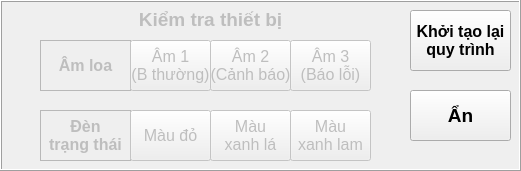
    <widget class="QFrame" name="frame_3">
     <property name="enabled">
      <bool>true</bool>
     </property>
     <property name="geometry">
      <rect>
       <x>370</x>
       <y>290</y>
       <width>521</width>
       <height>171</height>
      </rect>
     </property>
     <property name="autoFillBackground">
      <bool>true</bool>
     </property>
     <property name="frameShape">
      <enum>QFrame::Box</enum>
     </property>
     <property name="frameShadow">
      <enum>QFrame::Raised</enum>
     </property>
     <widget class="QLabel" name="lb_checkDevice">
      <property name="enabled">
       <bool>false</bool>
      </property>
      <property name="geometry">
       <rect>
        <x>110</x>
        <y>4</y>
        <width>201</width>
        <height>31</height>
       </rect>
      </property>
      <property name="font">
       <font>
        <pointsize>14</pointsize>
        <weight>75</weight>
        <bold>true</bold>
       </font>
      </property>
      <property name="autoFillBackground">
       <bool>false</bool>
      </property>
      <property name="frameShape">
       <enum>QFrame::NoFrame</enum>
      </property>
      <property name="lineWidth">
       <number>1</number>
      </property>
      <property name="midLineWidth">
       <number>0</number>
      </property>
      <property name="text">
       <string>Kiểm tra thiết bị</string>
      </property>
      <property name="scaledContents">
       <bool>false</bool>
      </property>
      <property name="alignment">
       <set>Qt::AlignCenter</set>
      </property>
      <property name="wordWrap">
       <bool>false</bool>
      </property>
      <property name="openExternalLinks">
       <bool>false</bool>
      </property>
     </widget>
     <widget class="QLabel" name="lb_speakerSound">
      <property name="enabled">
       <bool>false</bool>
      </property>
      <property name="geometry">
       <rect>
        <x>40</x>
        <y>40</y>
        <width>91</width>
        <height>51</height>
       </rect>
      </property>
      <property name="font">
       <font>
        <pointsize>12</pointsize>
        <weight>75</weight>
        <bold>true</bold>
       </font>
      </property>
      <property name="autoFillBackground">
       <bool>false</bool>
      </property>
      <property name="frameShape">
       <enum>QFrame::StyledPanel</enum>
      </property>
      <property name="lineWidth">
       <number>1</number>
      </property>
      <property name="midLineWidth">
       <number>0</number>
      </property>
      <property name="text">
       <string>Âm loa</string>
      </property>
      <property name="scaledContents">
       <bool>false</bool>
      </property>
      <property name="alignment">
       <set>Qt::AlignCenter</set>
      </property>
      <property name="wordWrap">
       <bool>false</bool>
      </property>
      <property name="openExternalLinks">
       <bool>false</bool>
      </property>
     </widget>
     <widget class="QPushButton" name="bt_speakerSound_1">
      <property name="enabled">
       <bool>false</bool>
      </property>
      <property name="geometry">
       <rect>
        <x>130</x>
        <y>40</y>
        <width>81</width>
        <height>51</height>
       </rect>
      </property>
      <property name="font">
       <font>
        <pointsize>12</pointsize>
       </font>
      </property>
      <property name="text">
       <string>Âm 1
(B thường)</string>
      </property>
     </widget>
     <widget class="QPushButton" name="bt_speakerSound_2">
      <property name="enabled">
       <bool>false</bool>
      </property>
      <property name="geometry">
       <rect>
        <x>210</x>
        <y>40</y>
        <width>81</width>
        <height>51</height>
       </rect>
      </property>
      <property name="font">
       <font>
        <pointsize>12</pointsize>
       </font>
      </property>
      <property name="text">
       <string>Âm 2
(Cảnh báo)</string>
      </property>
     </widget>
     <widget class="QPushButton" name="bt_speakerSound_3">
      <property name="enabled">
       <bool>false</bool>
      </property>
      <property name="geometry">
       <rect>
        <x>290</x>
        <y>40</y>
        <width>81</width>
        <height>51</height>
       </rect>
      </property>
      <property name="font">
       <font>
        <pointsize>12</pointsize>
       </font>
      </property>
      <property name="text">
       <string>Âm 3
(Báo lỗi)</string>
      </property>
     </widget>
     <widget class="QLabel" name="lb_light">
      <property name="enabled">
       <bool>false</bool>
      </property>
      <property name="geometry">
       <rect>
        <x>40</x>
        <y>110</y>
        <width>91</width>
        <height>51</height>
       </rect>
      </property>
      <property name="font">
       <font>
        <pointsize>12</pointsize>
        <weight>75</weight>
        <bold>true</bold>
       </font>
      </property>
      <property name="autoFillBackground">
       <bool>false</bool>
      </property>
      <property name="frameShape">
       <enum>QFrame::StyledPanel</enum>
      </property>
      <property name="lineWidth">
       <number>1</number>
      </property>
      <property name="midLineWidth">
       <number>0</number>
      </property>
      <property name="text">
       <string>Đèn
trạng thái</string>
      </property>
      <property name="scaledContents">
       <bool>false</bool>
      </property>
      <property name="alignment">
       <set>Qt::AlignCenter</set>
      </property>
      <property name="wordWrap">
       <bool>false</bool>
      </property>
      <property name="openExternalLinks">
       <bool>false</bool>
      </property>
     </widget>
     <widget class="QPushButton" name="bt_light_red">
      <property name="enabled">
       <bool>false</bool>
      </property>
      <property name="geometry">
       <rect>
        <x>130</x>
        <y>110</y>
        <width>81</width>
        <height>51</height>
       </rect>
      </property>
      <property name="font">
       <font>
        <pointsize>12</pointsize>
       </font>
      </property>
      <property name="text">
       <string>Màu đỏ</string>
      </property>
     </widget>
     <widget class="QPushButton" name="bt_light_blue">
      <property name="enabled">
       <bool>false</bool>
      </property>
      <property name="geometry">
       <rect>
        <x>290</x>
        <y>110</y>
        <width>81</width>
        <height>51</height>
       </rect>
      </property>
      <property name="font">
       <font>
        <pointsize>12</pointsize>
       </font>
      </property>
      <property name="text">
       <string>Màu
xanh lam</string>
      </property>
     </widget>
     <widget class="QPushButton" name="bt_light_green">
      <property name="enabled">
       <bool>false</bool>
      </property>
      <property name="geometry">
       <rect>
        <x>210</x>
        <y>110</y>
        <width>81</width>
        <height>51</height>
       </rect>
      </property>
      <property name="font">
       <font>
        <pointsize>12</pointsize>
       </font>
      </property>
      <property name="text">
       <string>Màu
xanh lá</string>
      </property>
     </widget>
     <widget class="QPushButton" name="bt_resetFrameWork">
      <property name="geometry">
       <rect>
        <x>410</x>
        <y>10</y>
        <width>101</width>
        <height>61</height>
       </rect>
      </property>
      <property name="font">
       <font>
        <pointsize>12</pointsize>
        <weight>75</weight>
        <bold>true</bold>
       </font>
      </property>
      <property name="text">
       <string>Khởi tạo lại
quy trình</string>
      </property>
     </widget>
     <widget class="QPushButton" name="bt_hideSetting">
      <property name="geometry">
       <rect>
        <x>410</x>
        <y>90</y>
        <width>101</width>
        <height>51</height>
       </rect>
      </property>
      <property name="font">
       <font>
        <pointsize>14</pointsize>
        <weight>75</weight>
        <bold>true</bold>
       </font>
      </property>
      <property name="text">
       <string>Ẩn</string>
      </property>
     </widget>
    </widget>
